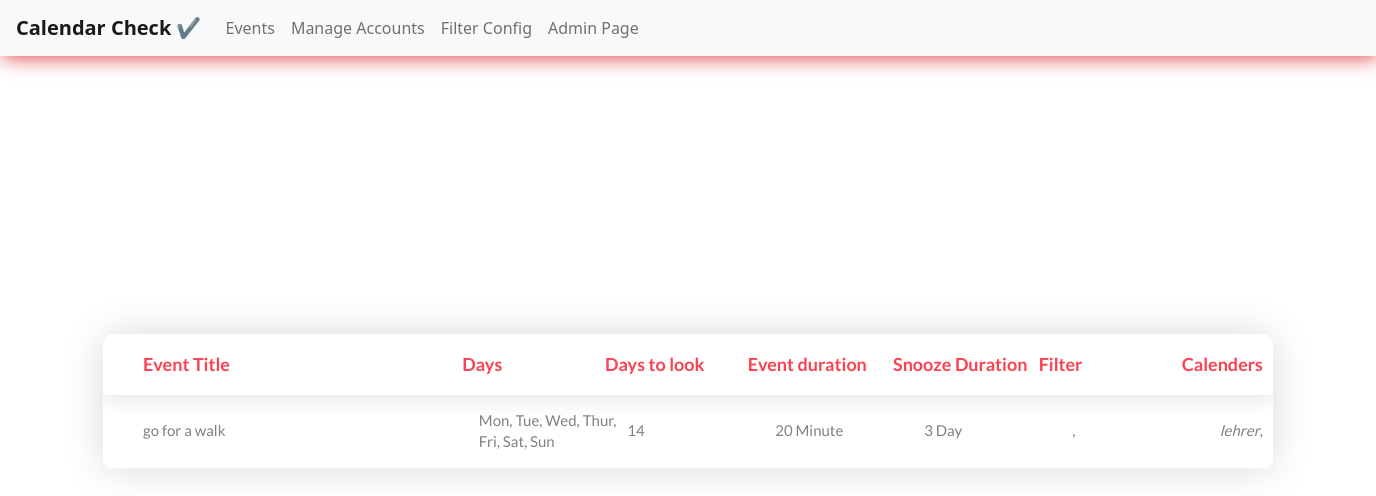
The page / on the database its author committed.
### cal/models.py (models this page shows, shortened)
class EventDetails(models.Model):
    title = models.CharField(max_length=200)
    days_to_look = models.IntegerField(null=True)
    days = MultiSelectField(choices=day_choices, null=True)
    free_event = models.BooleanField('include free events?', default=True)
    event_duration_type = models.CharField(max_length=100, choices=event_duration_choice)
    event_duration = models.IntegerField()
    apply_snooze = models.BooleanField(default=True)
    snooze_type = models.CharField(max_length=100, choices=event_duration_choice)
    snooze_duration = models.IntegerField()
    snooze_days = MultiSelectField(choices=day_choices, null=True, blank=True)
    filter = models.ManyToManyField(Filter)
    calenders = models.ManyToManyField('Calenders')
    class Meta:
        verbose_name_plural = "Event Details"

class Filter(models.Model):
    filter_detail = models.CharField('Filter Detail', max_length=300, null=True)
    keyword = models.CharField(max_length=30, choices=keyword)
    X1 = models.CharField('value to set(X1)', max_length=200, null=True, blank=True)
    X2 = models.CharField('value to set(X2)', max_length=200, null=True, blank=True)
    class Meta:
        verbose_name_plural = "FIlters"

class Calenders(models.Model):
    name = models.CharField(null=True, blank=True, max_length=200)
    ide = models.CharField(max_length=400, null=True, blank=True)
    token_url = models.CharField(max_length=200, null=True, blank=True)
    title = models.CharField(max_length=200, null=True, blank=True)
    class Meta:
        verbose_name_plural = "Calenders"

### cal/views.py (the view)
# urls.py: path('', home, name='home'),
def home(request):
    events = EventDetails.objects.all()
    context = {'events': events}
    return render(request, 'cal/home.html', context)

### cal/templates/cal/home.html (shortened to what this page needs)
{% extends 'index.html' %}
{% load static %}
{% block content %}
<div class="limiter">
    <div class="container-table100">
        <div class="wrap-table100">
            <div class="table100 ver2 m-b-110">
                <div class="table100-head">
                    <table>
                        <thead>
                            <tr class="row100 head">
                                <th class="cell100 column1">Event Title</th>
                                <th class="cell100 column5">Days</th>
                                <th class="cell100 column2">Days to look</th>
                                <th class="cell100 column5">Event duration</th>
                                <th class="cell100 column5">Snooze Duration</th>
                                <th class="cell100 column5">Filter</th>
                                <th class="cell100 column5">Calenders</th>
                            </tr>
                        </thead>
                    </table>
                </div>
                <div class="table100-body js-pscroll">
                    <table>
                        <tbody>
                            {% for event in events %}
                            <tr class="row100 body">
                                <td class="cell100 column1">{{ event.title }}</td>
                                <td class="cell100 column5">{{ event.days }}</td>
                                <td class="cell100 column2">{{ event.days_to_look }}</td>
                                <td class="cell100 column5">{{ event.event_duration }} {{ event.event_duration_type }}</td>
                                <td class="cell100 column5">{{ event.snooze_duration }} {{ event.snooze_type }}</td>
                                <td class="cell100 column5">
                                    {% for fil in event.filter.all %}
                                    ,
                                    {% endfor %}
                                </td>
                                <td class="cell100 column5">
                                    {% for cal in event.calenders.all %}
                                    <i>{{ cal.name }}</i>,
                                    {% endfor %}
                                </td>
                            </tr>
                            {% endfor %}
                        </tbody>
                    </table>
                </div>
            </div>
        </div>
    </div>
</div>
{% endblock content %}

### static/css/main.css (style rules this page uses)
* { margin: 0px; padding: 0px; box-sizing: border-box; }
body, html { height: 100%; font-family: sans-serif; }
.js-pscroll { position: relative; overflow: hidden; }
.limiter { width: 1366px; margin: 0 auto; }
.container-table100 { width: 100%; min-height: 100vh; background: #fff; display: -webkit-box; display: -webkit-flex; display: -moz-box; display: -ms-flexbox; display: flex; align-items: center; justify-content: center; flex-wrap: wrap; padding: 33px 30px; }
.wrap-table100 { width: 1170px; }
.table100 { background-color: #fff; }
table { width: 100%; }
th, td { font-weight: unset; padding-right: 10px; }
.column1 { width: 33%; padding-left: 40px; }
.column2 { width: 13%; }
.column5 { width: 13%; }
.table100-head th { padding-top: 18px; padding-bottom: 18px; }
.table100-body td { padding-top: 16px; padding-bottom: 16px; }
.table100 { position: relative; padding-top: 60px; }
.table100-head { position: absolute; width: 100%; top: 0; left: 0; }
.table100-body { max-height: 585px; overflow: auto; }
.table100.ver2 .table100-head { box-shadow: 0 5px 20px 0px rgba(0, 0, 0, 0.1); -moz-box-shadow: 0 5px 20px 0px rgba(0, 0, 0, 0.1); -webkit-box-shadow: 0 5px 20px 0px rgba(0, 0, 0, 0.1); -o-box-shadow: 0 5px 20px 0px rgba(0, 0, 0, 0.1); -ms-box-shadow: 0 5px 20px 0px rgba(0, 0, 0, 0.1); }
.table100.ver2 th { font-family: Lato-Bold; font-size: 18px; color: #fa4251; line-height: 1.4; background-color: transparent; }
.table100.ver2 td { font-family: Lato-Regular; font-size: 15px; color: #808080; line-height: 1.4; }
.table100.ver2 .table100-body tr { border-bottom: 1px solid #f2f2f2; }
.table100.ver2 { border-radius: 10px; overflow: hidden; box-shadow: 0 0px 40px 0px rgba(0, 0, 0, 0.15); -moz-box-shadow: 0 0px 40px 0px rgba(0, 0, 0, 0.15); -webkit-box-shadow: 0 0px 40px 0px rgba(0, 0, 0, 0.15); -o-box-shadow: 0 0px 40px 0px rgba(0, 0, 0, 0.15); -ms-box-shadow: 0 0px 40px 0px rgba(0, 0, 0, 0.15); }

### rows shown on the page
EventDetails: title "go for a walk", days "Mon, Tue, Wed, Thur, Fri, Sat, Sun", days_to_look "14", event_duration "20", event_duration_type "Minute", snooze_duration "3", snooze_type "Day"
Calenders: name "lehrer"
